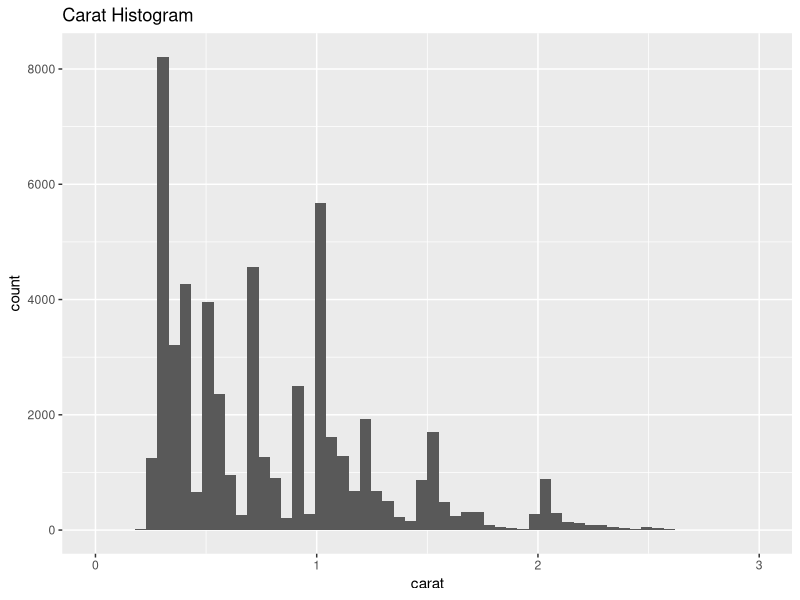
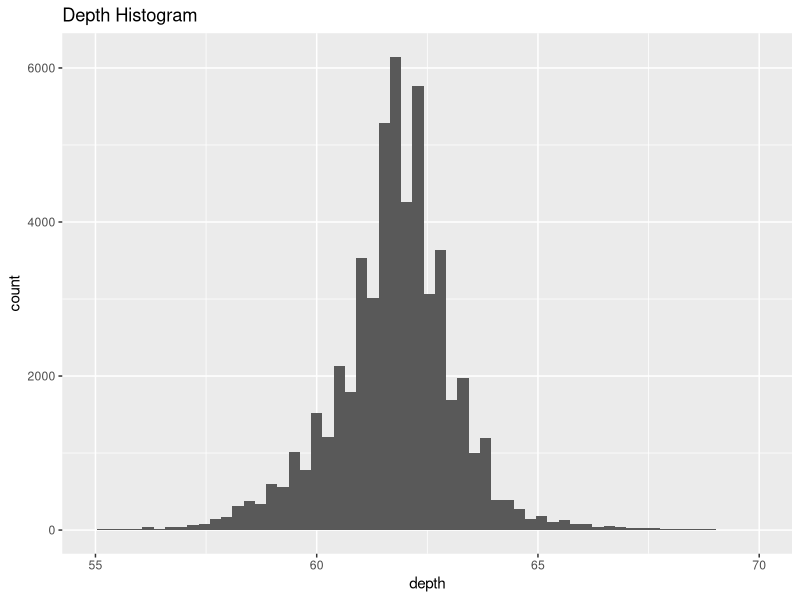
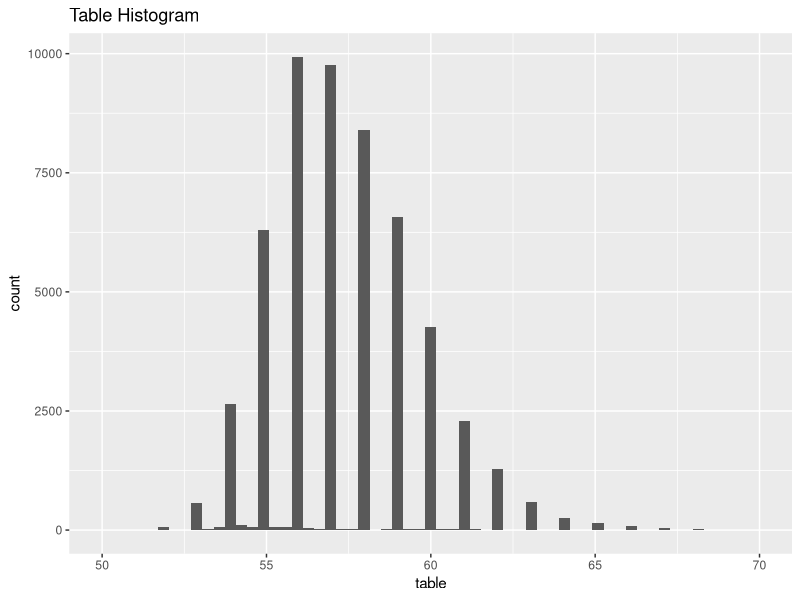
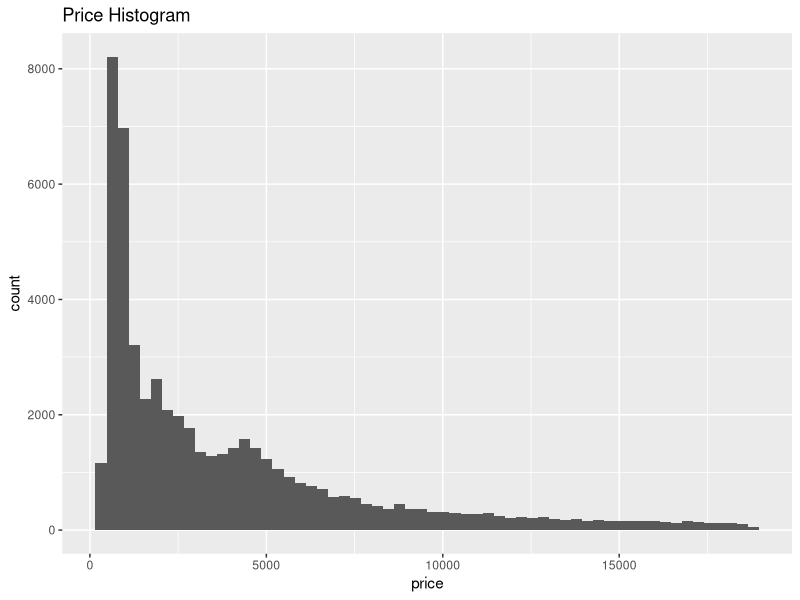
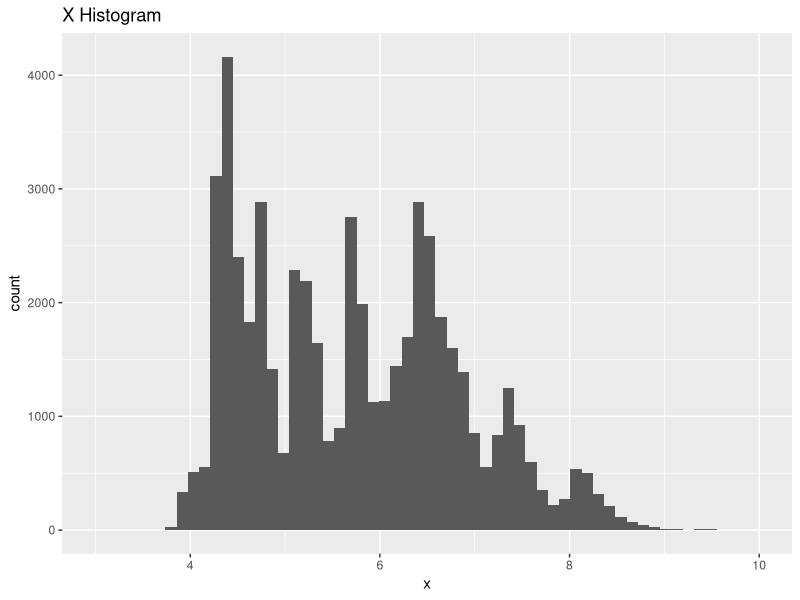
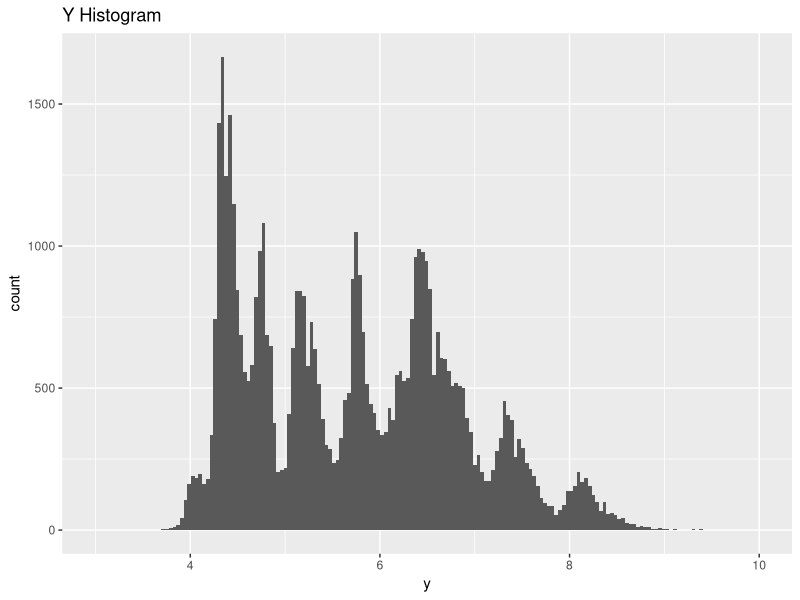
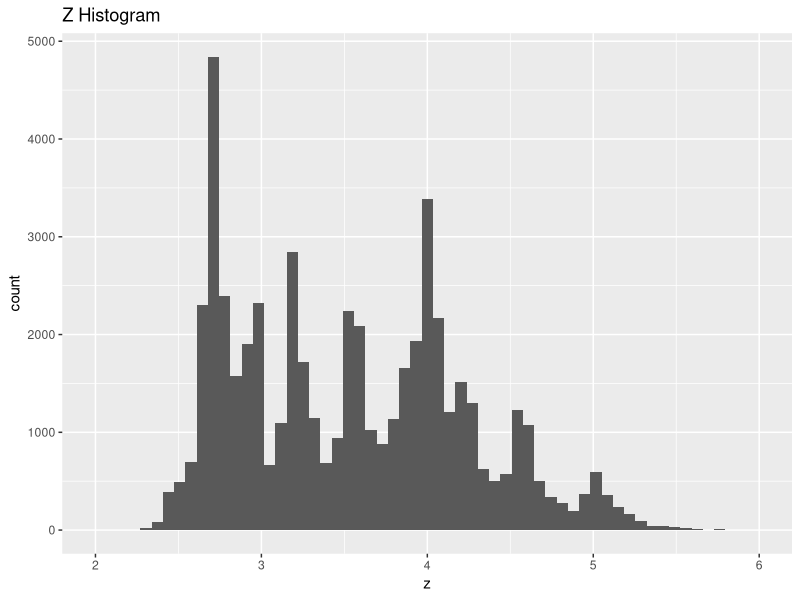
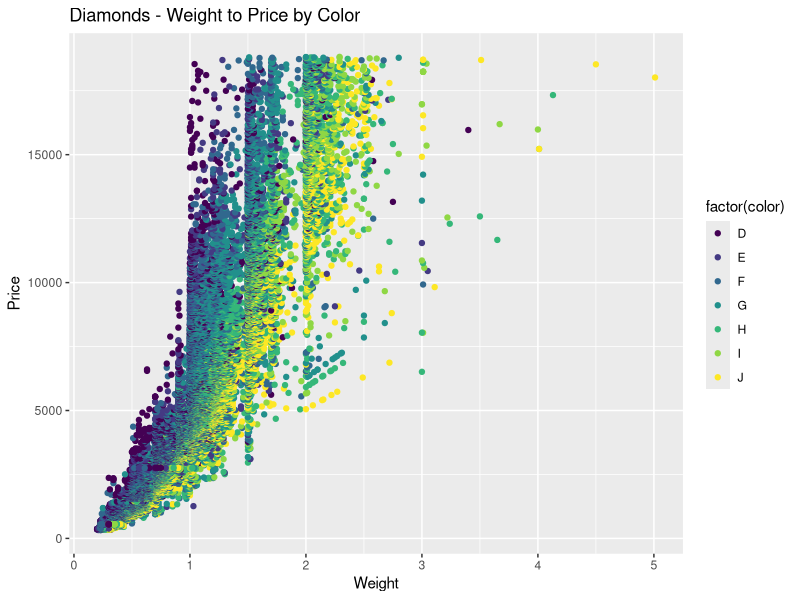

Reproduce these figures in R, in order.
#Overall Comments: Good Exercise! I see your understanding in your code and explanations. And I suggested some points you should
#pay attention in the future. If you have any questions, please feel free to contact me.

require(ggplot2)
#we first require ggplot2, which we will use to manipulate the data
data("diamonds")
#we then bring in our dataset, diamonds


#QUESTION 1 - Create a histogram for every numeric column in the diamonds dataset

#for each histogram, we first create a variable, then use ggplot and the dataset to
#create an aesthetic mapping of that variable. we then display a histogram
#dividing the data up into 60 bins, and titling it as appropriate using ggtitle

carathist <- ggplot(diamonds,aes(carat))
#first, we create the carat histogram variable as described above
carathist + geom_histogram(bins = 60) + ggtitle("Carat Histogram") + xlim(0, 3)
#we then plot the histogram of that variable. NOTE - I have limited the histogram
#using xlim to remove the outliers from the histogram.  To view the full histogram, 
#remove the + xlim(0, 3)

depthhist <- ggplot(diamonds,aes(depth))
#first, we create the depth histogram variable as described above
depthhist + geom_histogram(bins = 60) + ggtitle("Depth Histogram") + xlim(55, 70)
#we then plot the histogram of that variable. NOTE - I have limited the histogram
#using xlim to remove the outliers from the histogram.  To view the full histogram, 
#remove the + xlim(55, 70)

tablehist <- ggplot(diamonds,aes(table))
#first, we create the table histogram variable as described above
tablehist + geom_histogram(bins = 60) + ggtitle("Table Histogram") + xlim(50, 70)
#we then plot the histogram of that variable. NOTE - I have limited the histogram
#using xlim to remove the outliers from the histogram.  To view the full histogram, 
#remove the + xlim(55, 70)

pricehist <- ggplot(diamonds,aes(price))
#first, we create the price histogram variable as described above
pricehist + geom_histogram(bins = 60) + ggtitle("Price Histogram")
#we then plot the histogram of that variable.

xhist <- ggplot(diamonds,aes(x))
#first, we create the x histogram variable as described above
xhist + geom_histogram(bins = 60) + ggtitle("X Histogram") + xlim(3, 10)
#we then plot the histogram of that variable. NOTE - I have limited the histogram
#using xlim to remove the outliers from the histogram.  To view the full histogram, 
#remove the + xlim(3, 10)

yhist <- ggplot(diamonds,aes(y))
#first, we create the y histogram variable as described above
yhist + geom_histogram(bins = 180) + ggtitle("Y Histogram") + xlim(3, 10)
#we then plot the histogram of that variable. NOTE - I have limited the histogram
#using xlim to remove the outliers from the histogram.  To view the full histogram, 
#remove the + xlim(3, 10)

zhist <- ggplot(diamonds,aes(z))
#first, we create the z histogram variable as described above
zhist + geom_histogram(bins = 60) + ggtitle("Z Histogram") + xlim(2, 6)
#we then plot the histogram of that variable. NOTE - I have limited the histogram
#using xlim to remove the outliers  from the histogram.  To view the full histogram, 
#remove the + xlim(2, 6)

#Comments: I do see this way works. But I suggest you to get a simple way. You can first filter out the numeric columns and
#design a loop to plot the histograms. Actually the process you coded above can be writen as a loop since only the variable
#change and all other format keep same. You don't lose points here.


#---
#QUESTION 2 - Create a simple scatter plot of Weight and Price using Color as a facet.

scat <- ggplot(diamonds, aes(x=carat, y=(price), colour=color))
#first, we define our variable scat to be a ggplot object using the diamonds dataset and
#aesthetically mapping the x axis to carat, the y axis to price, and the colour to color
scat <- scat + geom_point() + ggtitle("Diamonds - Weight to Price by Color") + xlab("Weight")
#we then plot the data on a scatter plot, titling the graph, x-axis, y-axis, and key as appropriate
scat <- scat + ylab("Price") + labs(colour = "factor(color)")
print(scat) #finally, we print the result

#Comments: Yes, this do works and I also can see you really understand the layer plot thought of ggplot. In order to improve,
# I suggest one better format for you:
ggplot(diamonds,aes(carat,price))+geom_point(aes(color=factor(color)))+labs(title="Diamonds-Weight to Price by Color",x='Weight',y='Price')
#This code is more readable and clear.

#---
#QUESTION 3 - remove the non-linearity and replot

scatlin <- ggplot(diamonds, aes(x=log(carat), y=log(price), colour=color))
#first we define our variable scatlin to be a ggplot object using the diamonds dataset and
#aesthetically mapping the x axis to the log of carat, the y axis to the log of price, and
#colour to color
scatlin <- scatlin + geom_point() + ggtitle("Diamonds - Weight to Price (Linear)") + xlab("Weight")
#then, we plot the data on a scatter plot, titling the graph, x-axis, y-axis, and key as appropriate
scatlin <- scatlin + ylab("Price") + labs(colour = "factor(color)")
print(scatlin) #finally, we print the result


#---
#QUESTION 4 - Remove the linear trend (create a linear model and use the transformed weight
#on the x-axis and the residuals on the y-axis)

linear <- lm(log(price)~log(carat), data = diamonds)
#first, we create a variable linear, in which we fit a linear model of the log of price
#to the log of carat within the diamonds dataset
residual <- resid(linear)
#using that variable, we create a new variable that extracts model residuals from it
wtpbc <- ggplot(diamonds, aes(x=log(carat), y=residual, colour=color))
#we then define wtpbc to be a ggplot object using the diamonds dataset and 
#aesthetically mapping the x axis to the log of carat, the y axis to our new variable
#residual, and the colour to color
wtpbc <- wtpbc + geom_point() + ggtitle("Diamonds - Weight to Price by Color") + xlab("Weight")
#then, we plot the data on a scatter plot, titling the graph, x-axis, y-axis, and key as appropriate
wtpbc <- wtpbc + ylab("Price Residuals") + labs(colour = "factor(color)") + theme(legend.position="top")
#then, we move the legend to the top of the scatterplot to match the example
print(wtpbc) #finally, we print the result
